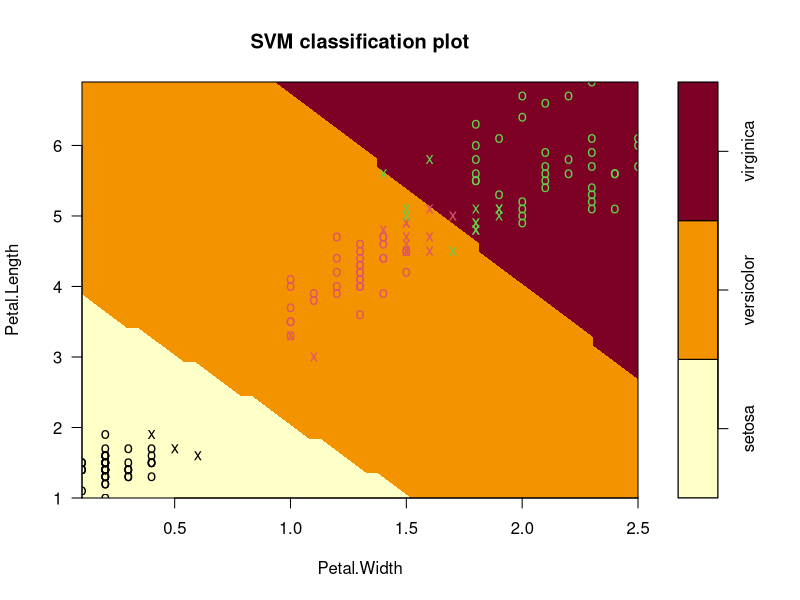
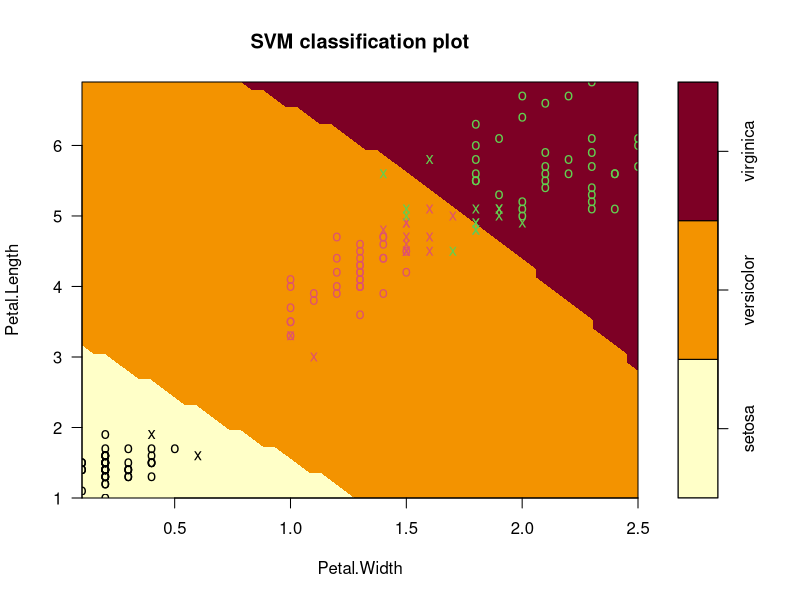
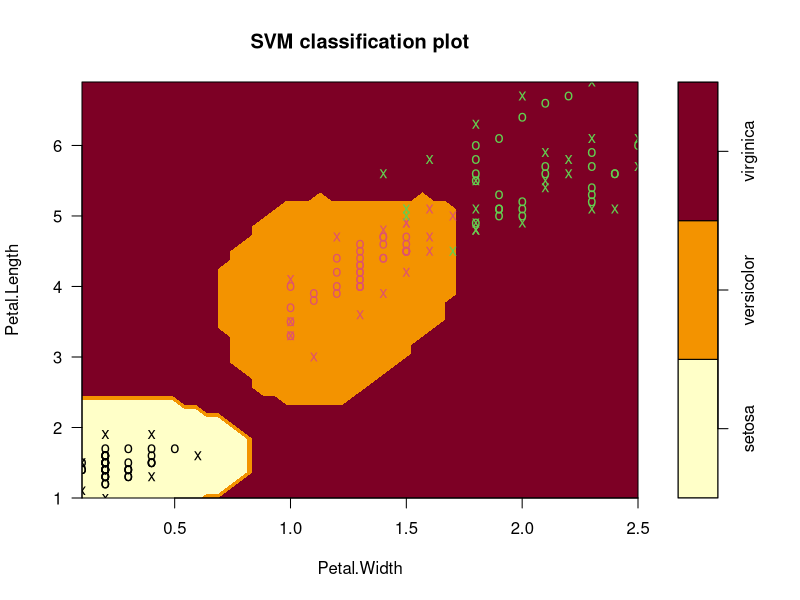

These charts were generated, in order, by the following R code:
# IAP 2016
# 15.S60 Software Tools for Operations Research
# Lecture 5b: Machine Learning in R
#############

#############################
## SUPPORT VECTOR MACHINES ##
#############################

# Install and load new package
install.packages("e1071")
library(e1071)

# Build SVM model for iris data set (since SVM is 
# easier to visualize with smaller datasets with 
# continuous attributes)

# First, we want to subset the dataset to only 
# keep two attributes (so we can easily visualize 
# the model)

IrisDataSVM = subset(iris, select = Petal.Length:Species)

# SVM model - linear kernel
IrisSVM = svm(Species ~ Petal.Length + Petal.Width, data = IrisDataSVM, kernel = "linear")

# Plot the model
plot(IrisSVM, data = IrisDataSVM)

# Color of the data points indicates 
# the true class; background color indicates 
# prediction; X indicates a support vector

# SVM model - polynomial kernel
IrisSVM = svm(Species ~ Petal.Length + Petal.Width, data = IrisDataSVM, kernel = "polynomial", degree = 3)
plot(IrisSVM, data = IrisDataSVM)

# degree = degree of polynomial used. Different 
# values will often give very different results.

#SVM model - radial basis kernel
IrisSVM = svm(Species ~ Petal.Length + Petal.Width, data = IrisDataSVM, kernel = "radial", gamma = 10)
plot(IrisSVM, data=IrisDataSVM)

# gamma controls how well the model will 
# fit the data. Larger gamma will fit the data 
# more exactly. Try gamma = 100 and gamma = 0.1










